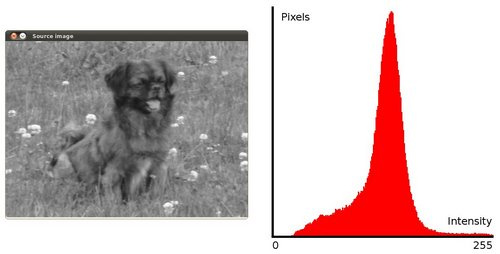
//> input picture cpp_opencv/03_imgproc_module/18_histogram_equalization/picture/row.jpg, 500 x 254 px
$ ./histogram_equalization picture/row.jpg   (built with g++ and OpenCV 4)
//> lines starting //> are read from the running program, lines starting //| are printed output that depends on the picture
/**
 * @function EqualizeHist_Demo.cpp
 * @brief Demo code for equalizeHist function
 * @author OpenCV team
 */

#include "opencv2/imgcodecs.hpp"
#include "opencv2/highgui.hpp"
#include "opencv2/imgproc.hpp"
#include <iostream>

using namespace cv;
using namespace std;

/**
 * @function main
 */
int main( int argc, char** argv )
{
    //! [Load image]
    CommandLineParser parser( argc, argv, "{@input | ../../data/lena.jpg | input image}" );
    Mat src = imread( parser.get<String>( "@input" ), IMREAD_COLOR );
//> src is the input picture: 254 rows x 500 cols, CV_8UC3; mean B, G, R 187.5, 187.8, 204.2
    if( src.empty() )
    {
        cout << "Could not open or find the image!\n" << endl;
        cout << "Usage: " << argv[0] << " <Input image>" << endl;
        return -1;
    }
    //! [Load image]

    //! [Convert to grayscale]
    cvtColor( src, src, COLOR_BGR2GRAY );
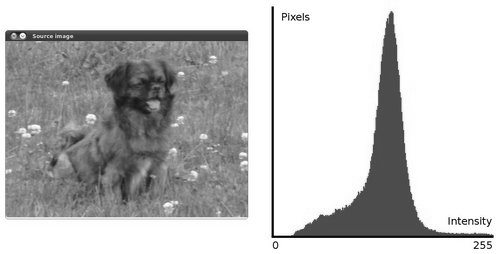
//> src: 254 rows x 500 cols, CV_8UC1; min 0, max 255, mean 192.7
    //! [Convert to grayscale]

    //! [Apply Histogram Equalization]
    Mat dst;
    equalizeHist( src, dst );
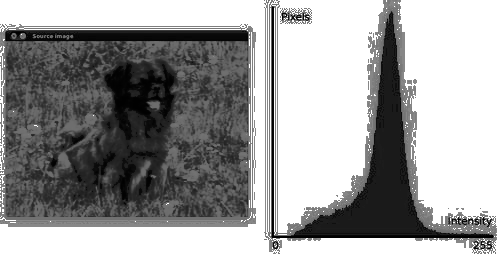
//> dst: 254 rows x 500 cols, CV_8UC1; min 0, max 255, mean 156.3
    //! [Apply Histogram Equalization]

    //! [Display results]
    imshow( "Source image", src );
    imshow( "Equalized Image", dst );
    //! [Display results]

    //! [Wait until user exits the program]
    waitKey();
    //! [Wait until user exits the program]

    return 0;

}
